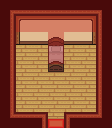

Tiled map render using the project's own tile images. Description and the whole map definition, tile-layer contents included, below:
An orthogonal 7x8 tile map with 16x16 px tiles, 3 tile layers (Tile Layer 1, Tile Layer 2, Collision).

<map version="1.0" tiledversion="1.0.3" orientation="orthogonal" renderorder="right-down" width="7" height="8" tilewidth="16" tileheight="16" nextobjectid="1">
 <tileset firstgid="1" name="tileset" tilewidth="16" tileheight="16" tilecount="120" columns="12">
  <image source="../tileset.png" width="192" height="160" />
 </tileset>
 <layer name="Tile Layer 1" width="7" height="8">
  <data encoding="csv">
42,43,43,43,43,43,44,
36,30,31,31,31,32,45,
36,33,34,34,34,35,45,
36,58,58,58,58,58,45,
36,58,58,58,58,58,45,
36,58,58,58,58,58,45,
36,58,58,58,58,58,45,
46,47,54,59,55,47,48
</data>
 </layer>
 <layer name="Tile Layer 2" width="7" height="8">
  <data encoding="csv">
0,0,0,0,0,0,0,
0,0,0,0,0,0,0,
0,0,0,66,0,0,0,
0,0,0,78,0,0,0,
0,0,0,90,0,0,0,
0,0,0,0,0,0,0,
0,0,0,0,0,0,0,
0,0,0,0,0,0,0
</data>
 </layer>
 <layer name="Collision" width="7" height="8">
  <data encoding="csv">
26,26,26,26,26,26,26,
26,26,26,26,26,26,26,
26,0,0,26,0,0,26,
26,0,0,26,0,0,26,
26,0,0,0,0,0,26,
26,0,0,0,0,0,26,
26,0,0,0,0,0,26,
26,26,26,0,26,26,26
</data>
 </layer>
</map>
